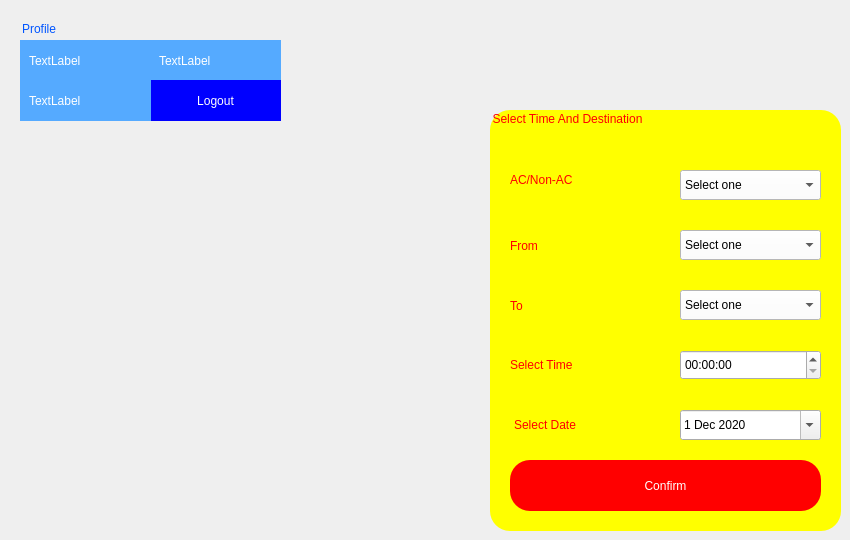
    <widget class="QWidget" name="time_place_booking">
     <property name="styleSheet">
      <string notr="true">#time_place_booking{

	background-image: url(:/images/26-263385_light-colour-background-images-hd-light-color-background.jpg);

}</string>
     </property>
     <widget class="QGroupBox" name="page8_groupbox">
      <property name="geometry">
       <rect>
        <x>490</x>
        <y>110</y>
        <width>351</width>
        <height>421</height>
       </rect>
      </property>
      <property name="styleSheet">
       <string notr="true">#page8_groupbox{

	
	
	
	
background-color: rgb(255, 170, 0);
background-color: rgb(255, 255, 0);

font: 18pt &quot;MS Shell Dlg 2&quot;;

font: 16pt &quot;Britannic Bold&quot;;
color: rgb(255, 0, 0);
border-radius: 20px;
}



</string>
      </property>
      <property name="title">
       <string>Select Time And Destination</string>
      </property>
      <widget class="QLabel" name="date">
       <property name="geometry">
        <rect>
         <x>24</x>
         <y>300</y>
         <width>141</width>
         <height>30</height>
        </rect>
       </property>
       <property name="styleSheet">
        <string notr="true">#date{font: 18pt &quot;MS Shell Dlg 2&quot;;

font: 16pt &quot;Britannic Bold&quot;;
color: rgb(255, 0, 0);
border-radius: 20px;}</string>
       </property>
       <property name="text">
        <string>Select Date</string>
       </property>
      </widget>
      <widget class="QDateEdit" name="dateinput">
       <property name="geometry">
        <rect>
         <x>190</x>
         <y>300</y>
         <width>141</width>
         <height>30</height>
        </rect>
       </property>
       <property name="styleSheet">
        <string notr="true">#dateinput{
	font: 75 11pt &quot;MS Shell Dlg 2&quot;;


}</string>
       </property>
       <property name="dateTime">
        <datetime>
         <hour>0</hour>
         <minute>0</minute>
         <second>0</second>
         <year>2020</year>
         <month>12</month>
         <day>1</day>
        </datetime>
       </property>
       <property name="calendarPopup">
        <bool>true</bool>
       </property>
      </widget>
      <widget class="QLabel" name="time">
       <property name="geometry">
        <rect>
         <x>20</x>
         <y>240</y>
         <width>141</width>
         <height>30</height>
        </rect>
       </property>
       <property name="styleSheet">
        <string notr="true">#time
{font: 18pt &quot;MS Shell Dlg 2&quot;;

font: 16pt &quot;Britannic Bold&quot;;
color: rgb(255, 0, 0);
border-radius: 20px;}</string>
       </property>
       <property name="text">
        <string>Select Time</string>
       </property>
      </widget>
      <widget class="QTimeEdit" name="timeinput">
       <property name="geometry">
        <rect>
         <x>190</x>
         <y>240</y>
         <width>141</width>
         <height>30</height>
        </rect>
       </property>
       <property name="styleSheet">
        <string notr="true">#timeinput{

	font: 11pt &quot;MS Shell Dlg 2&quot;;
}</string>
       </property>
      </widget>
      <widget class="QComboBox" name="ac_op">
       <property name="geometry">
        <rect>
         <x>190</x>
         <y>60</y>
         <width>141</width>
         <height>30</height>
        </rect>
       </property>
       <property name="styleSheet">
        <string notr="true">#ac_op{


	background-color: rgb(255, 255, 255);


}</string>
       </property>
       <property name="currentText">
        <string>Select one</string>
       </property>
       <property name="currentIndex">
        <number>0</number>
       </property>
       <property name="placeholderText">
        <string>Select one</string>
       </property>
       <item>
        <property name="text">
         <string>Select one</string>
        </property>
       </item>
       <item>
        <property name="text">
         <string>AC</string>
        </property>
       </item>
       <item>
        <property name="text">
         <string>Non-AC</string>
        </property>
       </item>
      </widget>
      <widget class="QLabel" name="type">
       <property name="geometry">
        <rect>
         <x>20</x>
         <y>60</y>
         <width>141</width>
         <height>20</height>
        </rect>
       </property>
       <property name="styleSheet">
        <string notr="true">#type{font: 18pt &quot;MS Shell Dlg 2&quot;;

font: 16pt &quot;Britannic Bold&quot;;
color: rgb(255, 0, 0);
border-radius: 20px;}</string>
       </property>
       <property name="text">
        <string>AC/Non-AC</string>
       </property>
      </widget>
      <widget class="QComboBox" name="from_op">
       <property name="geometry">
        <rect>
         <x>190</x>
         <y>120</y>
         <width>141</width>
         <height>30</height>
        </rect>
       </property>
       <property name="styleSheet">
        <string notr="true">background-color: rgb(255, 255, 255);</string>
       </property>
       <property name="currentIndex">
        <number>0</number>
       </property>
       <item>
        <property name="text">
         <string>Select one </string>
        </property>
       </item>
       <item>
        <property name="text">
         <string>Dhaka</string>
        </property>
       </item>
       <item>
        <property name="text">
         <string>Chittagong</string>
        </property>
       </item>
       <item>
        <property name="text">
         <string>Comilla</string>
        </property>
       </item>
       <item>
        <property name="text">
         <string>Rajshahi</string>
        </property>
       </item>
       <item>
        <property name="text">
         <string>Barisal</string>
        </property>
       </item>
       <item>
        <property name="text">
         <string>Rangpur</string>
        </property>
       </item>
       <item>
        <property name="text">
         <string>Sylhet</string>
        </property>
       </item>
       <item>
        <property name="text">
         <string>Mymensingh</string>
        </property>
       </item>
      </widget>
      <widget class="QPushButton" name="confirm">
       <property name="geometry">
        <rect>
         <x>20</x>
         <y>350</y>
         <width>311</width>
         <height>51</height>
        </rect>
       </property>
       <property name="styleSheet">
        <string notr="true">#confirm{

	background-color: rgb(255, 0, 0);
	font: 18pt &quot;MS Shell Dlg 2&quot;;

font: 16pt &quot;Britannic Bold&quot;;
color: rgb(255, 255, 255);
border-radius: 20px;
border-style: outset;
 padding: 6px;


}

#confirm:hover{


		
	background-color: rgb(255, 84, 17);
 border-style: inset;


}</string>
       </property>
       <property name="text">
        <string>Confirm</string>
       </property>
      </widget>
      <widget class="QLabel" name="from">
       <property name="geometry">
        <rect>
         <x>20</x>
         <y>120</y>
         <width>81</width>
         <height>31</height>
        </rect>
       </property>
       <property name="styleSheet">
        <string notr="true">#from{font: 18pt &quot;MS Shell Dlg 2&quot;;

font: 16pt &quot;Britannic Bold&quot;;
color: rgb(255, 0, 0);
border-radius: 20px;

}</string>
       </property>
       <property name="text">
        <string>From</string>
       </property>
      </widget>
      <widget class="QLabel" name="to">
       <property name="geometry">
        <rect>
         <x>20</x>
         <y>180</y>
         <width>71</width>
         <height>31</height>
        </rect>
       </property>
       <property name="styleSheet">
        <string notr="true">#to{font: 18pt &quot;MS Shell Dlg 2&quot;;

font: 16pt &quot;Britannic Bold&quot;;
color: rgb(255, 0, 0);
border-radius: 20px;
}</string>
       </property>
       <property name="text">
        <string>To</string>
       </property>
      </widget>
      <widget class="QComboBox" name="to_op">
       <property name="geometry">
        <rect>
         <x>190</x>
         <y>180</y>
         <width>141</width>
         <height>30</height>
        </rect>
       </property>
       <property name="styleSheet">
        <string notr="true">#to_op{

	background-color: rgb(255, 255, 255);


}</string>
       </property>
       <property name="currentIndex">
        <number>0</number>
       </property>
       <item>
        <property name="text">
         <string>Select one </string>
        </property>
       </item>
       <item>
        <property name="text">
         <string>Dhaka</string>
        </property>
       </item>
       <item>
        <property name="text">
         <string>Chittagong</string>
        </property>
       </item>
       <item>
        <property name="text">
         <string>Comilla</string>
        </property>
       </item>
       <item>
        <property name="text">
         <string>Rajshahi</string>
        </property>
       </item>
       <item>
        <property name="text">
         <string>Barisal</string>
        </property>
       </item>
       <item>
        <property name="text">
         <string>Rangpur</string>
        </property>
       </item>
       <item>
        <property name="text">
         <string>Sylhet</string>
        </property>
       </item>
       <item>
        <property name="text">
         <string>Mymensingh</string>
        </property>
       </item>
      </widget>
     </widget>
     <widget class="QLabel" name="label">
      <property name="geometry">
       <rect>
        <x>0</x>
        <y>180</y>
        <width>451</width>
        <height>321</height>
       </rect>
      </property>
      <property name="text">
       <string/>
      </property>
      <property name="pixmap">
       <pixmap resource="Src.qrc">:/images/131998619_880565402760529_6580879491267773265_n.png</pixmap>
      </property>
      <property name="scaledContents">
       <bool>true</bool>
      </property>
     </widget>
     <widget class="QGroupBox" name="userprofile1">
      <property name="geometry">
       <rect>
        <x>20</x>
        <y>20</y>
        <width>271</width>
        <height>111</height>
       </rect>
      </property>
      <property name="styleSheet">
       <string notr="true">#userprofile1{




color: rgb(0, 85, 255);
	font: 75 10pt &quot;MS Shell Dlg 2&quot;;
border-radius : 2px;


}


	
</string>
      </property>
      <property name="title">
       <string>Profile</string>
      </property>
      <widget class="QLabel" name="user_name1">
       <property name="geometry">
        <rect>
         <x>0</x>
         <y>20</y>
         <width>131</width>
         <height>41</height>
        </rect>
       </property>
       <property name="styleSheet">
        <string notr="true">#user_name1{

	
	background-color: rgb(85, 170, 255);
	

color: rgb(255, 255, 255);
border-radius: 30px;
border-style: outset;
 padding: 6px;
font: 75 8pt &quot;MS Serif&quot;;


}</string>
       </property>
       <property name="frameShape">
        <enum>QFrame::Box</enum>
       </property>
       <property name="text">
        <string>TextLabel</string>
       </property>
       <property name="scaledContents">
        <bool>true</bool>
       </property>
       <property name="wordWrap">
        <bool>true</bool>
       </property>
      </widget>
      <widget class="QLabel" name="usercontact1">
       <property name="geometry">
        <rect>
         <x>130</x>
         <y>20</y>
         <width>131</width>
         <height>41</height>
        </rect>
       </property>
       <property name="styleSheet">
        <string notr="true">#usercontact1
{

	
	background-color: rgb(85, 170, 255);
	

color: rgb(255, 255, 255);
border-radius: 30px;
border-style: outset;
 padding: 6px;
font: 75 8pt &quot;MS Serif&quot;;


}</string>
       </property>
       <property name="frameShape">
        <enum>QFrame::Box</enum>
       </property>
       <property name="text">
        <string>TextLabel</string>
       </property>
       <property name="scaledContents">
        <bool>true</bool>
       </property>
       <property name="wordWrap">
        <bool>true</bool>
       </property>
      </widget>
      <widget class="QPushButton" name="userlogout1">
       <property name="geometry">
        <rect>
         <x>130</x>
         <y>60</y>
         <width>131</width>
         <height>41</height>
        </rect>
       </property>
       <property name="styleSheet">
        <string notr="true">#userlogout1{



	background-color: rgb(0, 0, 255);
	

color: rgb(255, 255, 255);
border-radius: 30px;

font: 75 8pt &quot;MS Serif&quot;;




}


#userlogout1:hover{
	


		
	background-color: rgb(0, 170, 0);



}</string>
       </property>
       <property name="text">
        <string>Logout</string>
       </property>
      </widget>
      <widget class="QLabel" name="user_email1">
       <property name="geometry">
        <rect>
         <x>0</x>
         <y>60</y>
         <width>131</width>
         <height>41</height>
        </rect>
       </property>
       <property name="styleSheet">
        <string notr="true">#user_email1{

	
	background-color: rgb(85, 170, 255);
	

color: rgb(255, 255, 255);
border-radius: 30px;
border-style: outset;
 padding: 6px;
font: 75 8pt &quot;MS Serif&quot;;


}</string>
       </property>
       <property name="frameShape">
        <enum>QFrame::Box</enum>
       </property>
       <property name="text">
        <string>TextLabel</string>
       </property>
       <property name="scaledContents">
        <bool>true</bool>
       </property>
       <property name="wordWrap">
        <bool>true</bool>
       </property>
      </widget>
     </widget>
    </widget>
